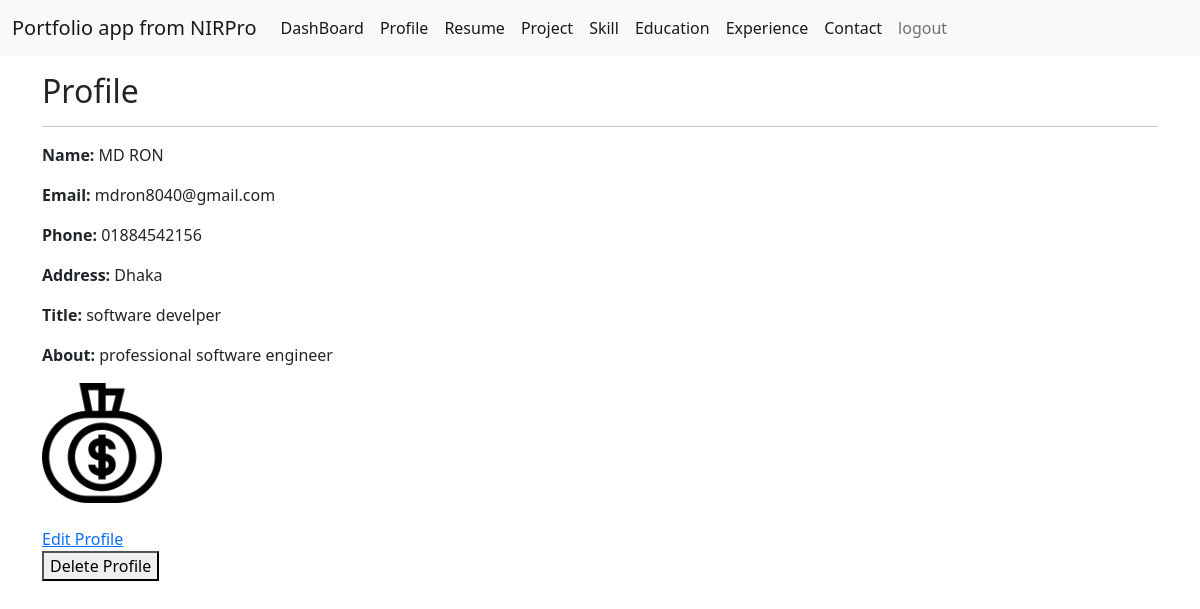
The page /profile/ (signed in) on the database its author committed.
### portfolio/models.py (models this page shows, shortened)
class Profile(models.Model):
    user = models.OneToOneField(User,on_delete=models.CASCADE,related_name='profile',null=True)
    full_name = models.CharField(max_length=100,null=True)
    email = models.EmailField(null=True)
    phone = models.CharField(max_length=20,null=True,blank=True)
    address = models.TextField(null=True,blank=True)
    title = models.CharField(max_length=100,null=True,blank=True)
    about = models.TextField(null=True,blank=True)
    profile_image = models.ImageField(upload_to='profile_image/',null=True,blank=True)
    cv_file = models.FileField(upload_to='cv/',null=True,blank=True)

### portfolio/views.py (the view, shortened to what this page needs)
# urls.py: path('profile/',profile_page,name='profile_page'),
@login_required
def profile_page(request):
    profile=Profile.objects.filter(user=request.user).first()
    if request.method=='POST' and 'delete_profile' in request.POST:
        if profile:
            profile.delete()
            messages.success(request,'Profile Deleted Successfully')
        return redirect('profile_page')
    if request.method=='POST':
        form_data=ProfileForm(
            request.POST,
            request.FILES,
            instance=profile
        )
        if form_data.is_valid():
            save_data=form_data.save(commit=False)
            save_data.user=request.user
            save_data.save()
            if profile:
                messages.success(request,'Profile Updated Successfully')
            else:
                messages.success(request,'Profile Created Successfully')
            return redirect('profile_page')
    else:
        form_data=ProfileForm(instance=profile)
    return render(request,'profile.html',{'profile':profile})

### portfolio/templates/profile.html (shortened to what this page needs)
{% extends 'master/base.html' %}
{% block content %}
<h2>Profile</h2>
<hr>
{% if profile %}
<p><b>Name:</b> {{ profile.full_name }}</p>
<p><b>Email:</b> {{ profile.email }}</p>
<p><b>Phone:</b> {{ profile.phone }}</p>
<p><b>Address:</b> {{ profile.address }}</p>
<p><b>Title:</b> {{ profile.title }}</p>
<p><b>About:</b> {{ profile.about }}</p>
{% if profile.profile_image %}
    <img src="{{ profile.profile_image.url }}" width="120">
{% endif %}
<br><br>
<a href="?edit=true">Edit Profile</a>
<form method="POST">
    <button type="submit" name="delete_profile">Delete Profile</button>
</form>
{% else %}
<p>No profile found. Please create one.</p>
<a href="?edit=true">Create Profile</a>
{% endif %}
{% endblock %}

### rows shown on the page
Profile: full_name "MD RON", email "mdron8040@gmail.com", phone "01884542156", address "Dhaka", title "software develper", about "professional software engineer", profile_image (picture)
